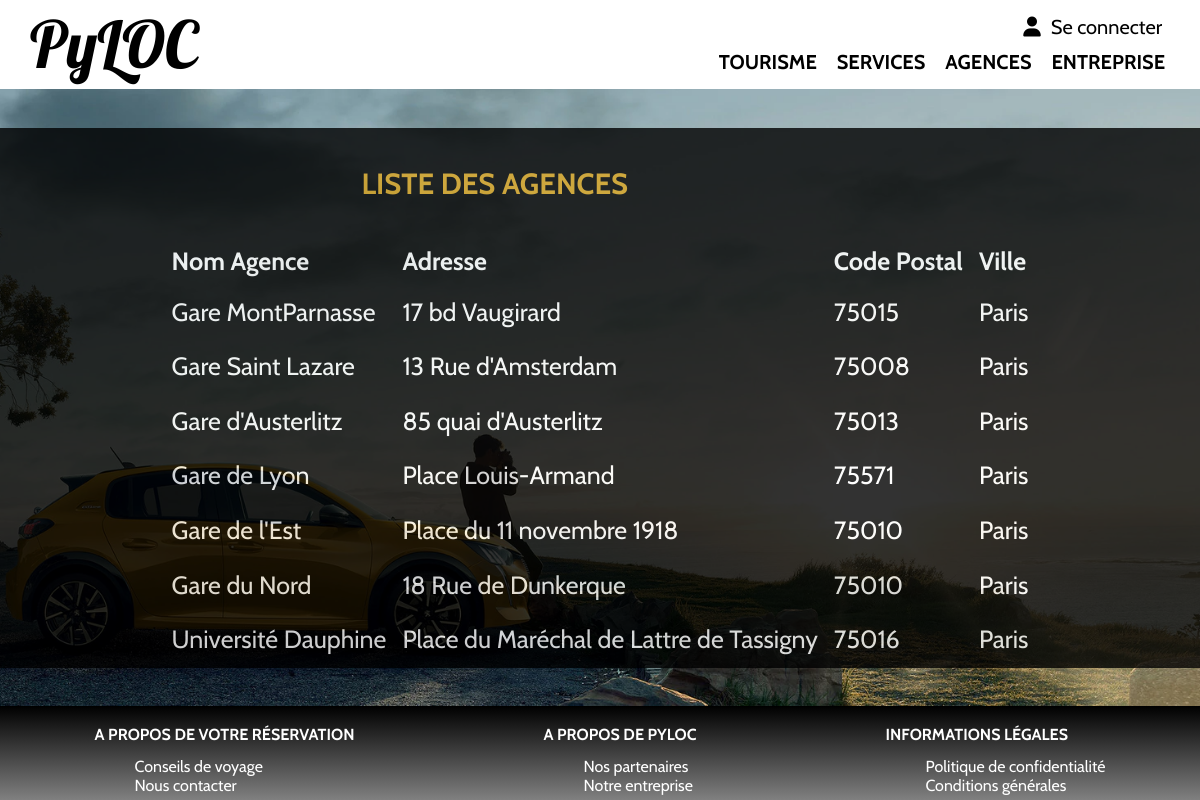
/rental/agences/, run on the app's committed database.
### rental/models.py (models this page shows, shortened)
class Agency(models.Model):
    name = models.CharField(max_length=100, null=False)
    address = models.CharField(max_length=255, null=False)
    postal_code = models.CharField(max_length=10, null=False)
    city = models.CharField(max_length=255, null=False)
    class Meta:
        verbose_name = 'Agence de location'
        ordering = ['name']

### rental/views.py (the view)
# urls.py: path('agences/', views.agences, name='agences'),
def agences(request):
    toutesLesAgences = Agency.objects.all()
    return render(request, 'rental/agences.html', {'agences': toutesLesAgences})

### rental/templates/rental/agences.html (shortened to what this page needs)
{% extends "./base.html" %}
{% load static %}
{% block content %}
    <div class="liste-agences">
        <table id="Liste_des_agences" aria-label="Liste des agences">
            <thead>
                <tr class="titre-agences">
                    <td colspan="2">
                        <h3>Liste des agences</h3>
                    </td>
                </tr>
                <tr>
                    <td><strong>Nom Agence</strong></td>
                    <td><strong>Adresse</strong></td>
                    <td><strong>Code Postal</strong></td>
                    <td><strong>Ville</strong></td>
                </tr>
            </thead>
            <tbody>
            {% for agency in agences %}
                <tr>
                    <td><a href="{% url 'rental:agence' id_agency=agency.id %}">{{ agency.name }}</a></td>
                    <td>{{ agency.address }}</td>
                    <td>{{ agency.postal_code }}</td>
                    <td> {{ agency.city }}</td>
                </tr>
            {% endfor %}
            </tbody>
        </table>
    </div>
{% endblock %}

### rental/templates/rental/base.html (shortened to what this page needs)
<!DOCTYPE html>
<html lang="fr">
<head>
    {% load static %}
    <link rel="stylesheet" href="{% static 'rental/style.css' %}"/>
</head>
<body>
<header>
    <div id="main-title"><a href="{% url 'rental:home' %}">PyLOC</a></div>
    <div id="icons-menu">
        <div id="icons">
            {% if not user.is_authenticated %}
                <a href="{% url 'rental:login' %}?next={{ request.path }}">
                    <i class="fa fa-user" aria-hidden="true"></i>Se connecter
                </a>
            {% else %}
                <a href="{% url 'rental:logout' %}?next={{ request.path }}">
                    {{ request.user.first_name }} {{ request.user.last_name }} <i class="fa fa-user" aria-hidden="true"></i>Se déconnecter
                </a>
            {%  endif %}
        </div>
        <nav id="main-menu" aria-label="Menu Principal">
            <ul>
                <li><a href="{% url 'rental:tourism_categories' %}">Tourisme</a></li>
                <li><a href="{% url 'rental:services_categories' %}">Services</a></li>
                <li><a href="{% url 'rental:agences' %}">Agences</a></li>
                <li><a href="{% url 'rental:entreprise_categories' %}">Entreprise</a></li>
            </ul>
        </nav>
    </div>
</header>
<section>
    <div>{% block content %}{% endblock %}</div>
</section>
<footer>
    <div class="footer-bloc">
        <div id="reservation">
            <h2>A propos de votre réservation</h2>
            <ul>
                <li><a href="{% url 'rental:conseils' %}">Conseils de voyage</a></li>
                <li><a href="{% url 'rental:contact_categories' %}">Nous contacter</a></li>
            </ul>
        </div>
    </div>
    <div class="footer-bloc">
        <div id="about">
            <h2>A propos de PyLOC</h2>
            <ul>
                <li><a href="{% url 'rental:partenaires' %}">Nos partenaires</a></li>
                <li><a href="{% url 'rental:entreprise_categories' %}">Notre entreprise</a></li>
            </ul>
        </div>
    </div>
    <div class="footer-bloc">
        <div id="informations-legales">
            <h2>Informations légales</h2>
            <ul>
                <li><a href="{% url 'rental:confidentialite' %}">Politique de confidentialité</a></li>
                <li><a href="{% url 'rental:conditions' %}">Conditions générales</a></li>
            </ul>
        </div>
    </div>
</footer>
</body>
</html>

### rental/static/rental/style.css (style rules this page uses)
body { min-height: 100vh; max-width: 100vw; margin: unset; padding: unset; display: flex; flex-direction: column; font-family: 'Cabin', arial, serif; }
header { display: flex; justify-content: space-between; background-color: white; }
header a { text-decoration: none; color: black }
#main-title { font-size: 65px; padding-left: 30px; padding-top: 3px; padding-bottom: 5px; font-family: 'Lobster', arial, serif; color: black; }
#icons-menu { flex-grow: 1; display: flex; flex-direction: column; justify-content: space-between; align-items: flex-end; padding-right: 30px; }
#icons { margin-top: 15px; display: flex; justify-content: right; padding-right: 8px; font-size: 20px; list-style-type: none; }
.fa { margin-right: 10px; }
#main-menu { display: flex; justify-content: right; font-weight: bold; font-size: 20px; padding-bottom: 5px; }
#main-menu ul { display: flex; margin-bottom: 5px; margin-top: 5px; list-style-type: none; }
#main-menu ul li { margin-left: 10px; padding: 5px; font-size: 1em; text-transform: uppercase; color: black }
#main-menu ul li a { color: black }
section { flex-grow: 1; background: url("./Images/Location.webp") no-repeat center center; background-size: cover; display: flex; justify-content: center; flex-direction: column; }
footer { display: flex; justify-content: space-around; background-image: linear-gradient(black, gray); }
footer a { text-decoration: none; color: black }
.footer-bloc { display: flex; flex-direction: column; margin-top: 5px; margin-bottom: 5px; }
footer h2 { font-size: 1em; color: white; font-weight: bold; text-transform: uppercase; }
footer ul { display: flex; flex-direction: column; margin-top: unset; margin-bottom: unset; list-style-type: none; }
footer a { color: white; }
.liste-agences { display: flex; justify-content: space-evenly; background-color: black; opacity: 0.8; height: 540px; color: white; }
.titre-agences h3 { text-transform: uppercase; text-align: center; color: goldenrod; }
#liste_des_agences table th, td { padding: 7px; font-size: 25px; }
.liste-agences td, a { color: white; text-decoration: none; }

### data on the page
Agency: name "Gare MontParnasse", address "17 bd Vaugirard", postal_code "75015", city "Paris"
Agency: name "Gare Saint Lazare", address "13 Rue d'Amsterdam", postal_code "75008", city "Paris"
Agency: name "Gare d'Austerlitz", address "85 quai d'Austerlitz", postal_code "75013", city "Paris"
Agency: name "Gare de Lyon", address "Place Louis-Armand", postal_code "75571", city "Paris"
Agency: name "Gare de l'Est", address "Place du 11 novembre 1918", postal_code "75010", city "Paris"
Agency: name "Gare du Nord", address "18 Rue de Dunkerque", postal_code "75010", city "Paris"
Agency: name "Université Dauphine", address "Place du Maréchal de Lattre de Tassigny", postal_code "75016", city "Paris"
